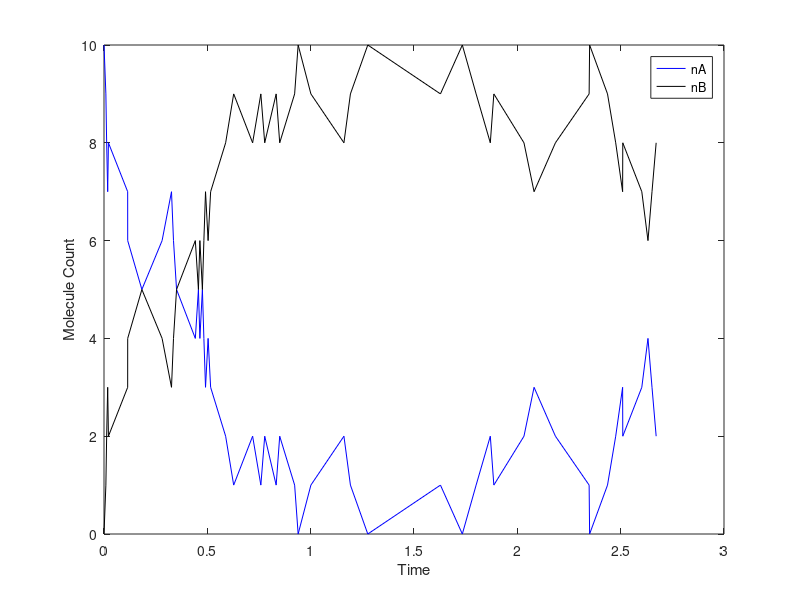

Reproduce this figure in MATLAB.
clear all;
close all;

% This code is a simple example of the Gillespie Algorithm based on the
% wikipedia age on the Gillespie Algorithm (Reversible binding of A and B
% to form AB dimers). The reaction described here is A+B <--> AB.

t(1) = 0;   %starts time at zero

k_f = 5;    %rate constant of forward reaction (A+B-->AB)
k_r = 1;    %rate constant of reverse reaction (AB-->A+B)
nA(1) = 10; %initial number of A molecules
nB(1) = 0; %initial number of B molecultes
% nAB(1) = 0; %initial number of AB dimers
Iterations = 50;   %number of times the algorithm will run

for i = 1:Iterations
    R_tot(i) = (k_f.*nA(i))+(k_r.*nB(i));  %calculates the total reaction rate                   
    dt(i) = random('Exponential',1/R_tot(i)); %selects random value for time interval (stores history in array)
    
    P(i) = (k_f.*nA(i))./(R_tot(i));  %probability of A and B molecules binding event
    if rand <= P(i) %tests probability
        nA(i+1) = nA(i)-1;  %decreases count of present A molecules
        nB(i+1) = nB(i)+1;  %decreases count of present B molecules
%         nAB(i+1) = nAB(i)+1;    %increases count of present AB dimers
    else           %otherwise a dissociation event has to occur
        nA(i+1) = nA(i)+1;  %increases count of present A molecules
        nB(i+1) = nB(i)-1;  %increases count of present B molecules
%         nAB(i+1) = nAB(i)-1;    %decreases count of present AB dimers
    end
    t(i+1) = t(i)+dt(i);    %advances time
end

figure();   %plots number of molecules over time
plot(t,nA,'b');
hold on;
plot(t,nB,'black');
% plot(t,nAB,'r');
xlabel('Time');
ylabel('Molecule Count');
legend('nA','nB','nAB');

eqA = round(mean(nA)); %average values of each type of molecule
eqB = round(mean(nB));
% eqAB = round(mean(nAB));